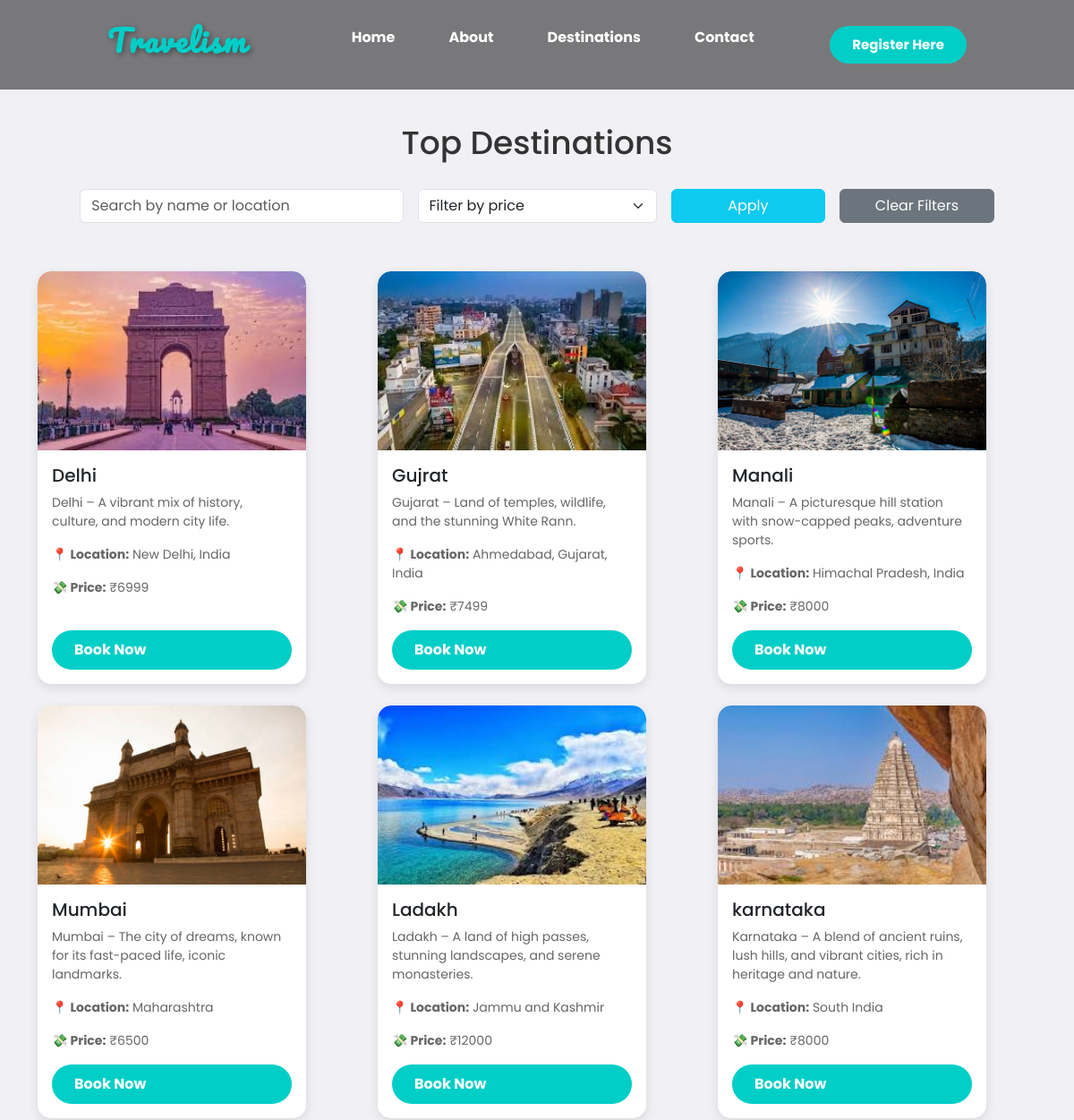
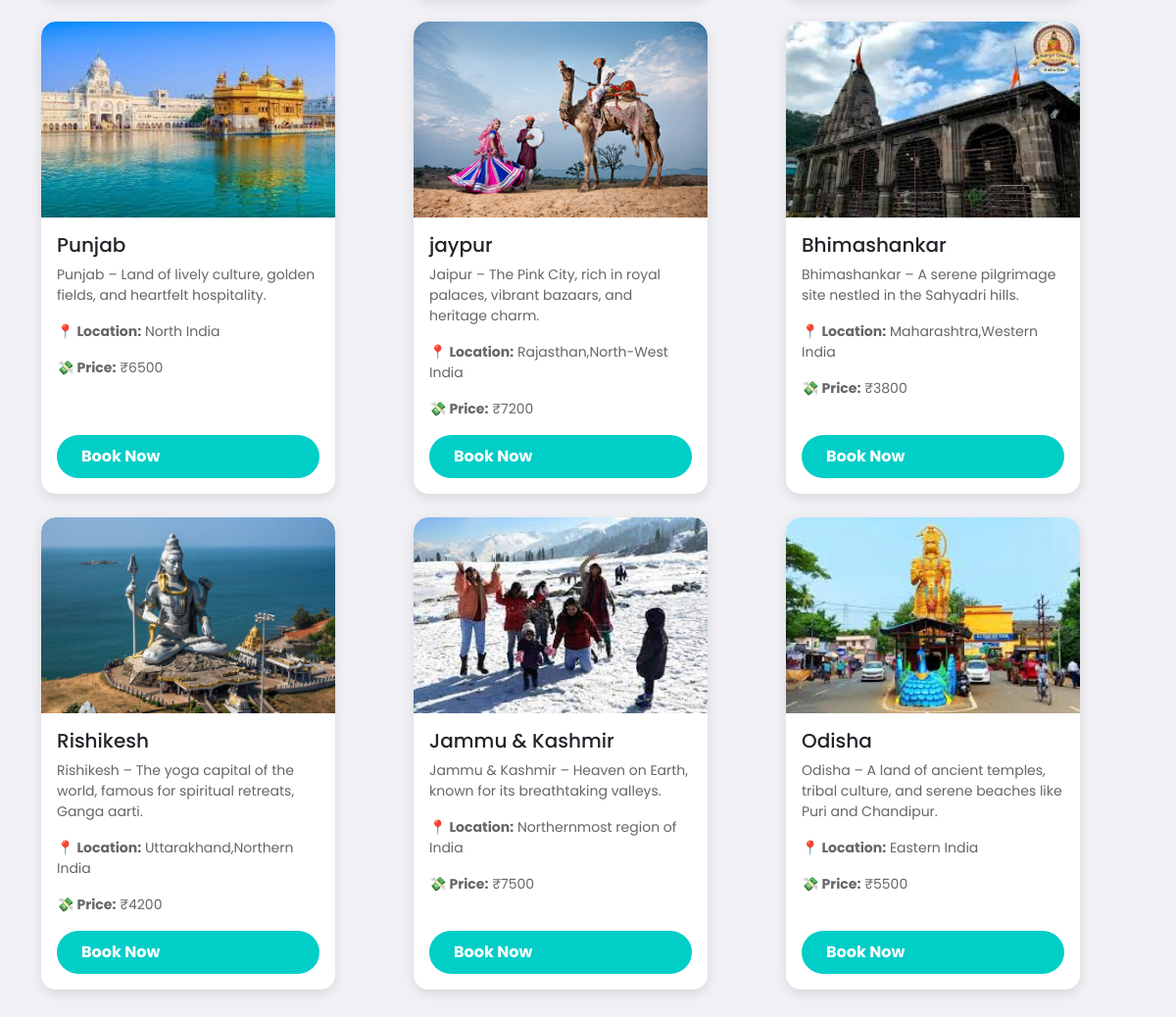
Screenshot of /frontend/destinations.php with the database file from the repository (2 pictures, top to bottom).
### tables this page shows
CREATE TABLE `destinations` (
  `dest_id` int(5) NOT NULL,
  `dest_name` text NOT NULL,
  `dest_description` varchar(200) NOT NULL,
  `dest_image` varchar(200) NOT NULL,
  `dest_location` varchar(200) NOT NULL,
  `dest_price` decimal(10,0) NOT NULL
);

### frontend/destinations.php (the view, shortened to what this page needs)
<?php include '../backend/connection.php'; ?>
<?php
$search = $_GET['search'] ?? '';
$query = "SELECT * FROM destinations WHERE 1";
$result = $conn->query($query);
?>
<!DOCTYPE html>
<html lang="en">
<head>
  <link href="https://cdn.jsdelivr.net/npm/bootstrap@5.3.0/dist/css/bootstrap.min.css" rel="stylesheet">
  <link rel="stylesheet" href="styles.css">
</head>
<body>
<nav>
  <h2 class="logo">Travelism</h2>
  <ul>
    <li><a href="index.html">Home</a></li>
    <li><a href="about.html">About</a></li>
    <li><a href="destinations.php">Destinations</a></li>
    <li><a href="contact.html">Contact</a></li>
  </ul>
  <a href="registration.html"><button>Register Here</button></a>
</nav>
<section class="container py-5">
  <h2 class="text-center section-title">Top Destinations</h2>
  <form method="GET" class="row g-3 justify-content-center filter-bar">
    <div class="col-md-4">
      <input type="text" name="search" value="<?= htmlspecialchars($search) ?>" class="form-control" placeholder="Search by name or location">
    </div>
    <div class="col-md-3">
      <select name="price_filter" class="form-select">
        <option value="">Filter by price</option>
      </select>
    </div>
    <div class="col-md-2">
      <button type="submit" class="btn btn-info w-100 text-white">Apply</button>
    </div>
    <div class="col-md-2">
      <a href="destinations.php" class="btn btn-secondary w-100">Clear Filters</a>
    </div>
  </form>
  <div class="row gy-4 mt-3">
    <?php if ($result->num_rows > 0): ?>
      <?php while($row = $result->fetch_assoc()): ?>
        <div class="col-md-6 col-lg-4">
          <div class="card h-100">
            <img src="../admin/uploads/<?= $row['dest_image'] ?>" class="card-img-top" alt="<?= $row['dest_name'] ?>">
            <div class="card-body d-flex flex-column">
              <h5 class="card-title"><?= $row['dest_name'] ?></h5>
              <p class="card-text"><?= $row['dest_description'] ?></p>
              <p><strong>📍 Location:</strong> <?= $row['dest_location'] ?></p>
              <p><strong>💸 Price:</strong> ₹<?= $row['dest_price'] ?></p>
              <a href="book_destination.php?dest_id=<?= $row['dest_id'] ?>" class="custom-btn mt-auto">Book Now</a>
            </div>
          </div>
        </div>
      <?php endwhile; ?>
    <?php else: ?>
      <div class="col-12 text-center">
        <p class="text-muted">No destinations found. Try adjusting your search or filter.</p>
      </div>
    <?php endif; ?>
  </div>
</section>
</body>
</html>

### frontend/styles.css (style rules this page uses)
* { margin: 0; padding: 0; box-sizing: border-box; font-family: 'Poppins', sans-serif; }
nav { display: flex; align-items: center; justify-content: space-between; padding: 20px 10%; position: fixed; width: 100%; top: 0; left: 0; background: rgba(0, 0, 0, 0.5); backdrop-filter: blur(5px); z-index: 1000; }
.logo { font-family: 'Pacifico', cursive; font-size: 33px; color: rgb(0, 206, 199); font-weight: bold; letter-spacing: 2px; cursor: pointer; text-shadow: 2px 2px 6px rgba(0, 0, 0, 0.4); transition: transform 0.3s ease-in-out; }
nav ul { display: flex; }
nav ul li { list-style-type: none; padding: 10px 20px; }
nav ul li a { color: white; text-decoration: none; font-weight: bold; transition: color 0.3s, border-bottom 0.3s; }
button { border: none; background: rgba(0, 206, 199); padding: 12px 30px; border-radius: 30px; color: white; font-weight: bold; font-size: 15px; transition: transform 0.3s, background-color 0.3s; }
.card { background: white; border-radius: 10px; overflow: hidden; width: 300px; box-shadow: 0 4px 8px rgba(0, 0, 0, 0.2); transition: transform 0.3s ease-in-out; }
.card img { width: 100%; height: 200px; object-fit: cover; }
.card p { font-size: 14px; color: #666; }

### frontend/destinations.php (style rules this page uses)
body { padding-top: 90px; background: #f0f0f5; }
nav { display: flex; align-items: center; justify-content: space-between; padding: 20px 10%; position: fixed; width: 100%; top: 0; background: rgba(0, 0, 0, 0.5); backdrop-filter: blur(5px); z-index: 1000; }
.logo { font-family: 'Pacifico', cursive; font-size: 33px; color: rgb(0, 206, 199); font-weight: bold; }
nav ul { display: flex; }
nav ul li { list-style: none; margin: 0 10px; }
nav ul li a { color: white; text-decoration: none; font-weight: bold; }
nav button { background-color: rgb(0, 206, 199); color: white; padding: 10px 25px; border: none; border-radius: 25px; font-weight: bold; }
.section-title { font-size: 36px; margin-bottom: 30px; color: #333; }
.filter-bar { margin-bottom: 30px; }
.card { border: none; border-radius: 15px; box-shadow: 0 4px 12px rgba(0, 0, 0, 0.1); transition: transform 0.3s ease, opacity 0.3s; opacity: 0; animation: fadeIn 0.6s forwards; }
.card-img-top { height: 220px; object-fit: cover; border-top-left-radius: 15px; border-top-right-radius: 15px; }
.custom-btn { background-color: rgb(0, 206, 199); color: white; padding: 10px 25px; border: none; border-radius: 30px; font-weight: bold; text-decoration: none; transition: 0.3s ease; }

### rows the page displays
destinations: dest_image (picture), dest_name "Delhi", dest_description "Delhi – A vibrant mix of history, culture, and modern city life.", dest_location "New Delhi, India", dest_price "6999"
destinations: dest_image (picture), dest_name "Gujrat", dest_description "Gujarat – Land of temples, wildlife, and the stunning White Rann.", dest_location "Ahmedabad, Gujarat, India", dest_price "7499"
destinations: dest_image (picture), dest_name "Manali", dest_description "Manali – A picturesque hill station with snow-capped peaks, adventure sports.", dest_location "Himachal Pradesh, India", dest_price "8000"
destinations: dest_image (picture), dest_name "Mumbai", dest_description "Mumbai – The city of dreams, known for its fast-paced life, iconic landmarks.", dest_location "Maharashtra", dest_price "6500"
destinations: dest_image (picture), dest_name "Ladakh", dest_description "Ladakh – A land of high passes, stunning landscapes, and serene monasteries.", dest_location "Jammu and Kashmir", dest_price "12000"
destinations: dest_image+dest_name (picture), dest_name "karnataka", dest_description "Karnataka – A blend of ancient ruins, lush hills, and vibrant cities, rich in heritage and nature.", dest_location "South India", dest_price "8000"
destinations: dest_image (picture), dest_name "Punjab", dest_description "Punjab – Land of lively culture, golden fields, and heartfelt hospitality.", dest_location "North India", dest_price "6500"
destinations: dest_image+dest_name (picture), dest_name "jaypur", dest_description "Jaipur – The Pink City, rich in royal palaces, vibrant bazaars, and heritage charm.", dest_location "Rajasthan,North-West India", dest_price "7200"
destinations: dest_image (picture), dest_name "Bhimashankar", dest_description "Bhimashankar – A serene pilgrimage site nestled in the Sahyadri hills.", dest_location "Maharashtra,Western India", dest_price "3800"
destinations: dest_image (picture), dest_name "Rishikesh", dest_description "Rishikesh – The yoga capital of the world, famous for spiritual retreats, Ganga aarti.", dest_location "Uttarakhand,Northern India", dest_price "4200"
destinations: dest_image (picture), dest_name "Jammu & Kashmir", dest_description "Jammu & Kashmir – Heaven on Earth, known for its breathtaking valleys.", dest_location "Northernmost region of India", dest_price "7500"
destinations: dest_image (picture), dest_name "Odisha", dest_description "Odisha – A land of ancient temples, tribal culture, and serene beaches like Puri and Chandipur.", dest_location "Eastern India", dest_price "5500"
